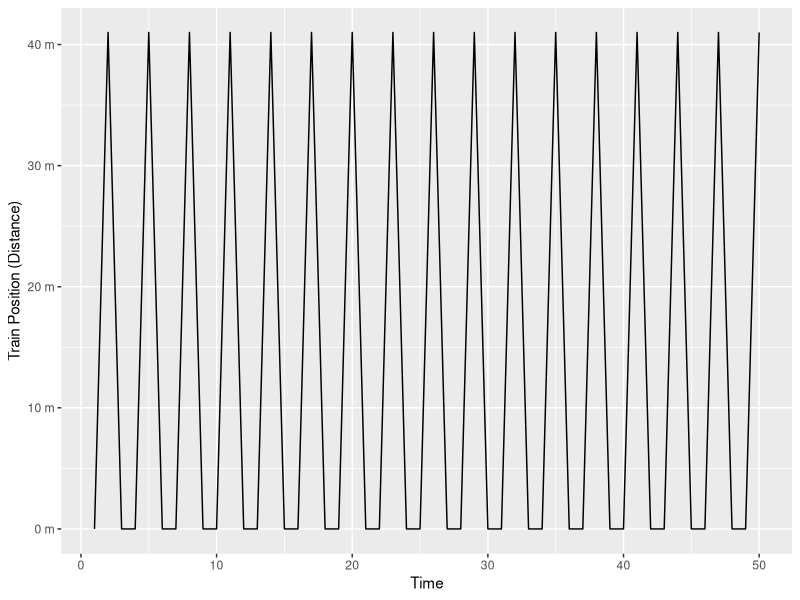

Here is the R script that generated this plot:
# Required packages
library(tidyverse)
library(R6)

# Define the monorail system parameters
num_trains <- 3
num_stations <- 2
track_length <- 1000
max_capacity <- 100
simulation_time <- 50

# Define a class to represent a monorail train
Train <- R6Class("Train",
                 public = list(
                   position = NULL,
                   speed = NULL,
                   direction = NULL,
                   capacity = NULL,
                   passengers_moved = 0,
                   initialize = function() {
                     self$position <- 0
                     self$speed <- 0
                     self$direction <- 1  # 1 for forward, -1 for backward
                     self$capacity <- max_capacity
                   },
                   move = function() {
                     self$position <- self$position + (self$speed * self$direction)
                   },
                   accelerate = function() {
                     self$speed <- min(self$speed + 1, 5)  # Limit maximum speed to 5
                   },
                   decelerate = function() {
                     self$speed <- max(self$speed - 1, 0)  # Prevent negative speed
                   },
                   load_passengers = function(passengers) {
                     self$capacity <- max(self$capacity - passengers, 0)
                   },
                   unload_passengers = function(passengers) {
                     self$capacity <- min(self$capacity + passengers, max_capacity)
                   },
                   update_passengers_moved = function(passengers) {
                     self$passengers_moved <- self$passengers_moved + passengers
                   }
                 )
)

# Define a class to represent a monorail station
Station <- R6Class("Station",
                   public = list(
                     position = NULL,
                     passengers = NULL,
                     initialize = function() {
                       self$position <- 0
                       self$passengers <- 0
                     },
                     add_passengers = function(num_passengers) {
                       self$passengers <- self$passengers + num_passengers
                     },
                     remove_passengers = function(num_passengers) {
                       self$passengers <- max(self$passengers - num_passengers, 0)
                     }
                   )
)

# Create monorail system objects
trains <- vector("list", num_trains)
for (i in 1:num_trains) {
  trains[[i]] <- Train$new()
}

stations <- vector("list", num_stations)
for (i in 1:num_stations) {
  stations[[i]] <- Station$new()
}

# Simulation loop
for (t in 1:simulation_time) {
  # Print current system state
  cat("Time:", t, "\n")
  for (i in 1:num_trains) {
    train <- trains[[i]]
    cat("Train", i, "- Position:", train$position, "Speed:", train$speed, "Direction:", train$direction, "Capacity:", train$capacity, "\n")
  }
  cat("\n")
  
  # Train movement
  for (i in 1:num_trains) {
    train <- trains[[i]]
    train$move()
    
    # Reverse direction if train reaches the end of the track
    if (train$position >= track_length || train$position <= 0) {
      train$direction <- -train$direction
    }
    
    # Adjust train speed based on station passenger load
    station_index <- min(max(floor((train$position - 1) / (track_length / num_stations)) + 1, 1), num_stations)
    station <- stations[[station_index]]
    
    if (station$passengers > 0 && train$speed == 0) {
      train$accelerate()
    } else if (station$passengers == 0 && train$speed > 0) {
      train$decelerate()
    }
    
    # Load and unload passengers at the station
    passengers_to_unload <- min(train$capacity, station$passengers)
    train$unload_passengers(passengers_to_unload)
    station$remove_passengers(passengers_to_unload)
    
    passengers_to_load <- min(train$capacity, station$passengers)
    train$load_passengers(passengers_to_load)
    station$remove_passengers(passengers_to_load)
    
    train$update_passengers_moved(passengers_to_unload)
  }
  
  # Station passenger generation (random for demonstration purposes)
  for (i in 1:num_stations) {
    stations[[i]]$add_passengers(sample(0:10, 1))
  }
}

# Calculate total passengers moved
total_passengers_moved <- sum(sapply(trains, function(train) train$passengers_moved))
cat("Total passengers moved:", total_passengers_moved, "\n") # This might be working. 3 trains move 257 passengers, while 5 trains move 233.



# Visualization (using ggplot2 for demonstration purposes)
train_data <- data.frame(Time = rep(1:simulation_time, num_trains),
                         Train = rep(1:num_trains, each = simulation_time),
                         Position = sapply(trains, function(train) {
                           if (train$direction == 1) {
                             train$position %% (track_length / num_stations)
                           } else {
                             (track_length / num_stations) - (train$position %% (track_length / num_stations))
                           }
                         }))


# Visualize the position of the train in space and time
train_data %>%
  filter(Train == 2) %>%
ggplot(aes(x = Time, y = Position)) +
  geom_line() +
  xlab("Time") +
  ylab("Train Position (Distance)") +
  scale_y_continuous(labels = function(x) paste(x, "m"))  # Adding distance unit to y-axis labels

# I'm not sure this actually works. The position (y-axis) seems off.
